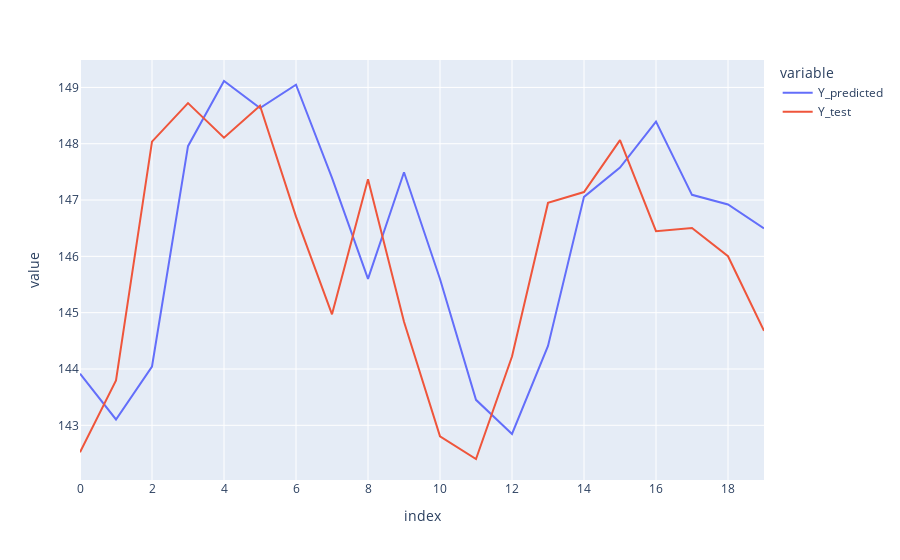

Notebook source saved alongside this figure:
### Code cell
Y_hat_test_prime = []
for x in X_test:
    x = x.reshape(1, n_steps, n_features)
    Y_hat_test_prime.append(model_google.predict(x, verbose=0))
Y_hat_test_prime = np.array(Y_hat_test_prime).reshape(X_test.shape[0])
fig = px.line(y=[Y_hat_test_prime, Y_test])
newnames = {'wide_variable_0':'Y_predicted', 'wide_variable_1': 'Y_test'}
fig.for_each_trace(lambda t: t.update(name = newnames[t.name],
                                      legendgroup = newnames[t.name],
                                     hovertemplate = t.hovertemplate.replace(t.name, newnames[t.name])
                                   )
                  )
fig.show()

### Figure 1 — Plotly figure (JSON) as saved in the notebook; plotly's stock layout.template omitted (floating-point values rounded to 4 significant figures)
{"data": [{"hovertemplate": "variable=Y_predicted<br>index=%{x}<br>value=%{y}<extra></extra>", "legendgroup": "Y_predicted", "line": {"color": "#636efa", "dash": "solid"}, "marker": {"symbol": "circle"}, "mode": "lines", "name": "Y_predicted", "orientation": "v", "showlegend": true, "type": "scatter", "x": [0, 1, 2, 3, 4, 5, 6, 7, 8, 9, 10, 11, 12, 13, 14, 15, 16, 17, 18, 19], "xaxis": "x", "y": [143.9, 143.1, 144.0, 148.0, 149.1, 148.6, 149.0, 147.4, 145.6, 147.5, 145.6, 143.5, 142.8, 144.4, 147.1, 147.6, 148.4, 147.1, 146.9, 146.5], "yaxis": "y"}, {"hovertemplate": "variable=Y_test<br>index=%{x}<br>value=%{y}<extra></extra>", "legendgroup": "Y_test", "line": {"color": "#EF553B", "dash": "solid"}, "marker": {"symbol": "circle"}, "mode": "lines", "name": "Y_test", "orientation": "v", "showlegend": true, "type": "scatter", "x": [0, 1, 2, 3, 4, 5, 6, 7, 8, 9, 10, 11, 12, 13, 14, 15, 16, 17, 18, 19], "xaxis": "x", "y": [142.5, 143.8, 148.0, 148.7, 148.1, 148.7, 146.7, 145.0, 147.4, 144.8, 142.8, 142.4, 144.2, 146.9, 147.1, 148.1, 146.4, 146.5, 146.0, 144.7], "yaxis": "y"}], "layout": {"legend": {"title": {"text": "variable"}, "tracegroupgap": 0}, "margin": {"t": 60}, "xaxis": {"anchor": "y", "domain": [0, 1], "title": {"text": "index"}}, "yaxis": {"anchor": "x", "domain": [0, 1], "title": {"text": "value"}}}}
